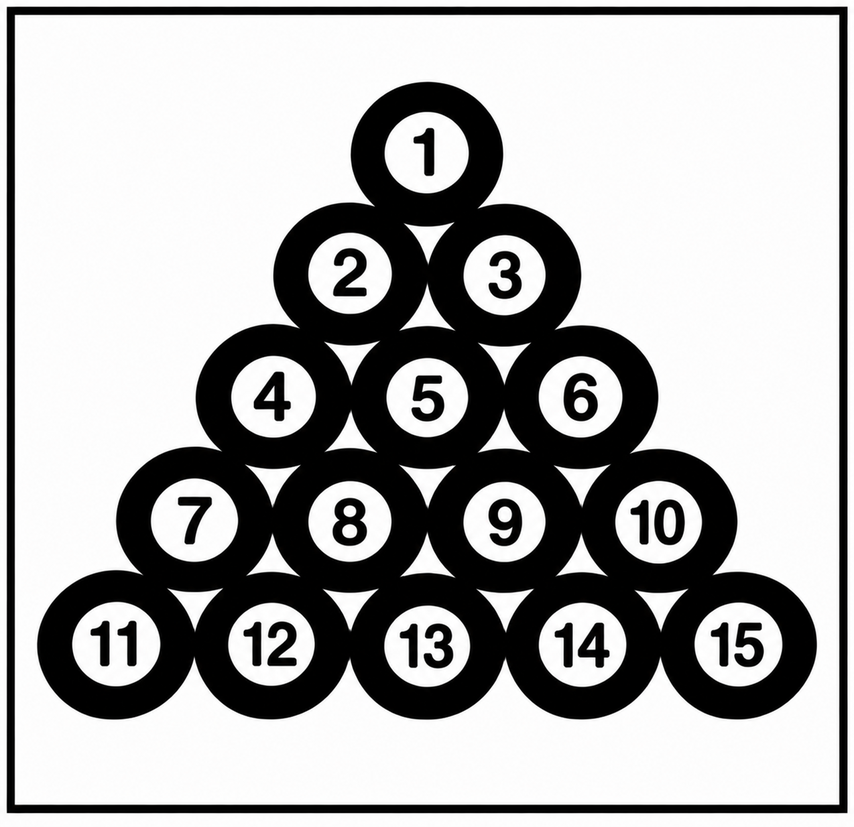
#> input picture lab9/images9/Balls.png, 854 x 827 px, shrunk from 1274 x 1234 before the run
$ jupyter execute Lab9_Solution.ipynb
#> lines starting #> are read from the running program, lines starting #| are printed output that depends on the picture; after the words box and inside, x2 and y2 are one past the last pixel; in counts of white or black regions, pixels touching at a corner belong together
Task 1, morphological operations on a new image

[cell 1]
import cv2
import numpy as np
import matplotlib.pyplot as plt

imgFile = 'images9/Balls.png'

img = cv2.imread(imgFile, 0)
#> img: shape (827, 854); min 0, max 255, mean 172.4
assert img is not None, "Image not found - check the file name/path"

_, binary = cv2.threshold(img, 0, 255, cv2.THRESH_BINARY + cv2.THRESH_OTSU)
#> binary: shape (827, 854); 68.2% white; 23 black regions, largest, box (x1, y1, x2, y2) and area: (37, 82, 817, 720) 183635, (7, 7, 848, 813) 26300, (333, 498, 367, 546) 1036


plt.imshow(binary, 'gray'); plt.title('Binary image'); plt.axis('off'); plt.show()

[cell 2]
kernel = np.ones((5, 5), np.uint8)

eroded  = cv2.erode(binary, kernel, iterations=1)
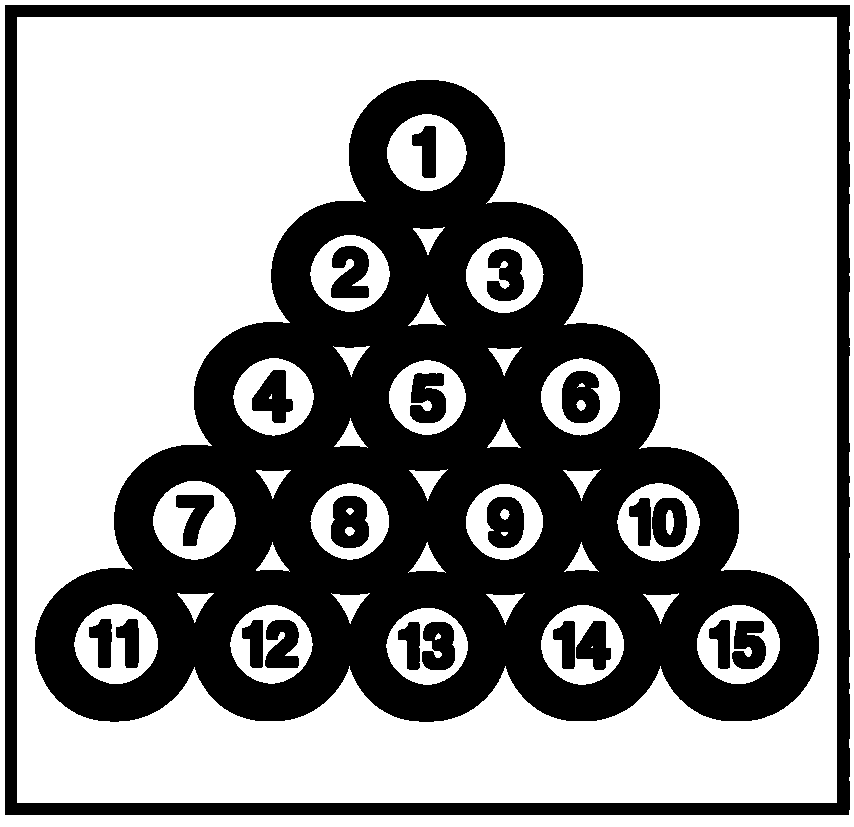
#> eroded: shape (827, 854); 61.9% white; 23 black regions, largest, box (x1, y1, x2, y2) and area: (35, 80, 819, 722) 206285, (5, 5, 850, 815) 39435, (331, 496, 369, 548) 1585
dilated = cv2.dilate(binary, kernel, iterations=1)
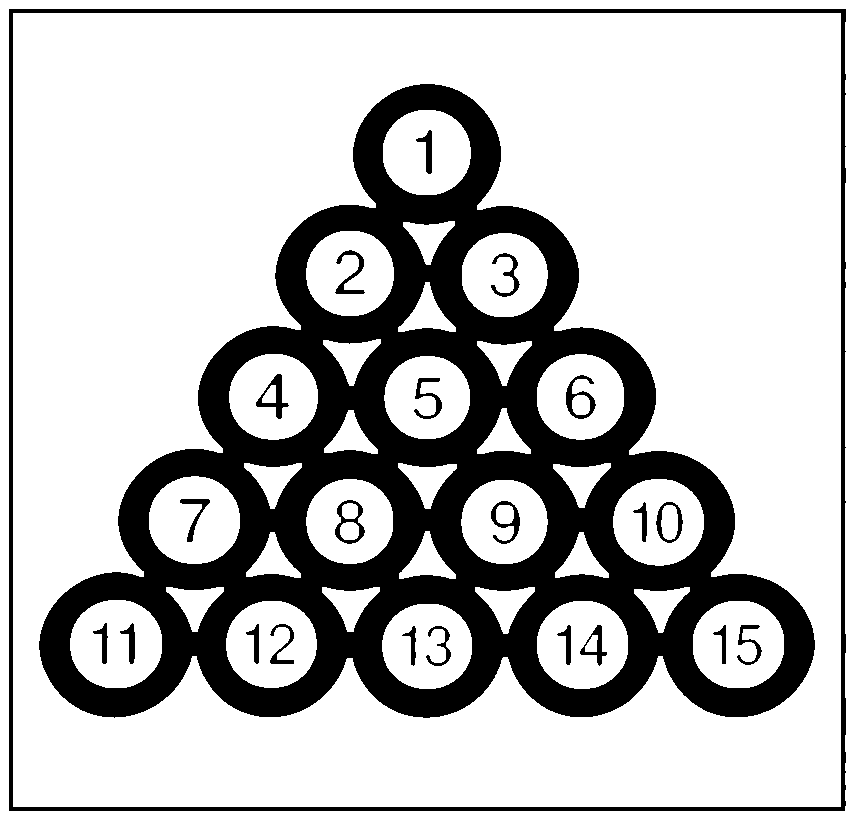
#> dilated: shape (827, 854); 74.6% white; 23 black regions, largest, box (x1, y1, x2, y2) and area: (39, 84, 815, 718) 159311, (9, 9, 846, 811) 13173, (256, 374, 289, 419) 459
opening = cv2.morphologyEx(binary, cv2.MORPH_OPEN, kernel)
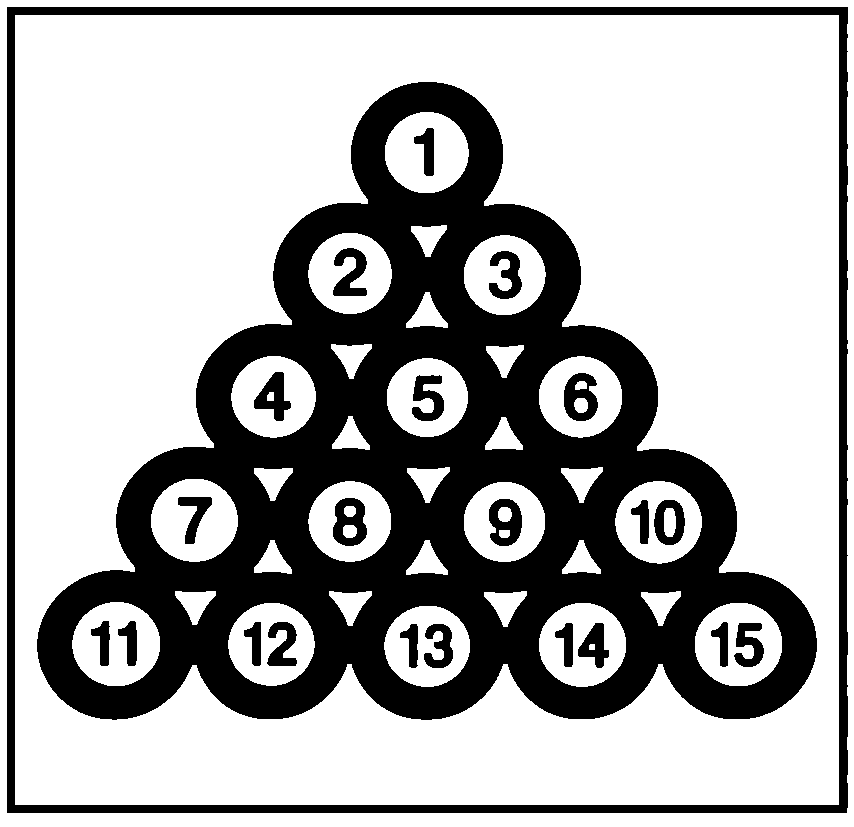
#> opening: shape (827, 854); 68% white; 23 black regions, largest, box (x1, y1, x2, y2) and area: (37, 82, 817, 720) 184709, (7, 7, 848, 813) 26311, (333, 498, 367, 546) 1057
closing = cv2.morphologyEx(binary, cv2.MORPH_CLOSE, kernel)
#> closing: shape (827, 854); 68.2% white; 23 black regions, largest, box (x1, y1, x2, y2) and area: (37, 82, 817, 720) 183635, (7, 7, 848, 813) 26277, (333, 498, 367, 546) 1036

titles = ['Original', 'Erosion', 'Dilation', 'Opening', 'Closing']
images = [binary, eroded, dilated, opening, closing]

plt.figure(figsize=(15, 8))
for i in range(5):
    plt.subplot(2, 3, i+1)
    plt.imshow(images[i], 'gray')
    plt.title(titles[i])
    plt.axis('off')
plt.show()
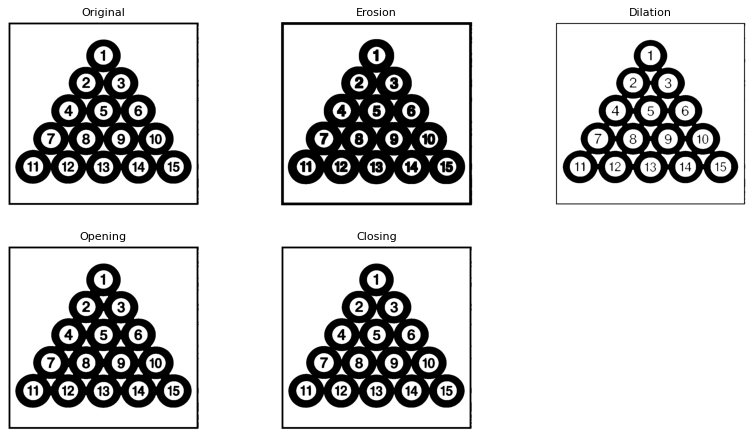
#> figure drawn by matplotlib, 5 panels

Erosion shrinks the white objects and removes small specks.
Dilation grows the objects and fills small holes.
Opening (erode then dilate) removes small noise while keeping object size.
Closing (dilate then erode) fills small gaps and holes.

Task 2, structuring element shapes and sizes

[cell 3]
shapes = {'Square': cv2.MORPH_RECT,
          'Cross': cv2.MORPH_CROSS,
          'Ellipse': cv2.MORPH_ELLIPSE}
sizes = [3, 5, 7]

plt.figure(figsize=(12, 12))
idx = 1
for name, shape in shapes.items():
    for s in sizes:
        k = cv2.getStructuringElement(shape, (s, s))
        result = cv2.erode(binary, k, iterations=1)
        plt.subplot(3, 3, idx)
        plt.imshow(result, 'gray')
        plt.title(f'Erosion - {name} {s}x{s}')
        plt.axis('off')
        idx += 1
#> after the loop, idx = 10
plt.tight_layout()
plt.show()
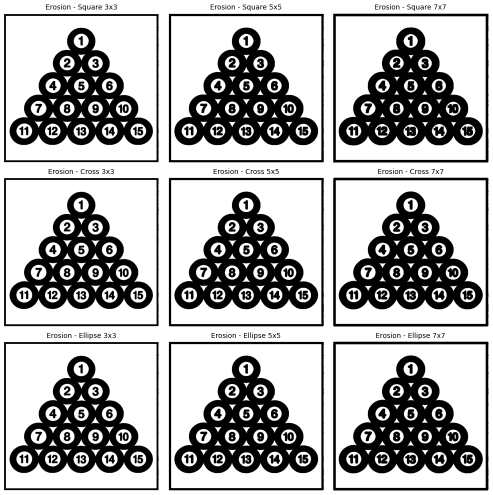
#> figure drawn by matplotlib, 9 panels

[cell 4]
shapes = {'Square': cv2.MORPH_RECT,
          'Cross': cv2.MORPH_CROSS,
          'Ellipse': cv2.MORPH_ELLIPSE}
sizes = [3, 5, 7]

plt.figure(figsize=(12, 12))
idx = 1
for name, shape in shapes.items():
    for s in sizes:
        k = cv2.getStructuringElement(shape, (s, s))
        result = cv2.dilate(binary, k, iterations=1)
        plt.subplot(3, 3, idx)
        plt.imshow(result, 'gray')
        plt.title(f'Dilation - {name} {s}x{s}')
        plt.axis('off')
        idx += 1
#> after the loop, idx = 10
plt.tight_layout()
plt.show()
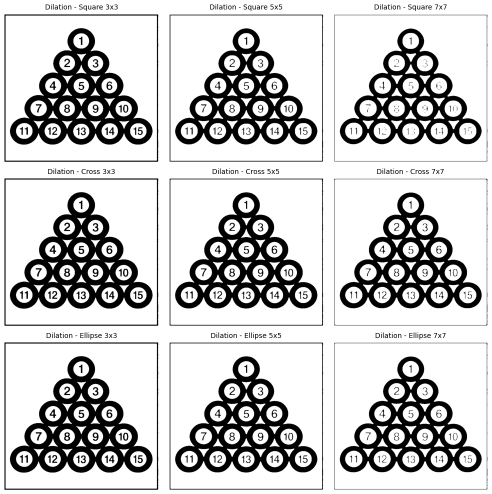
#> figure drawn by matplotlib, 9 panels

[cell 5]
for name, shape in shapes.items():
    print(name, '\n', cv2.getStructuringElement(shape, (7, 7)), '\n')
